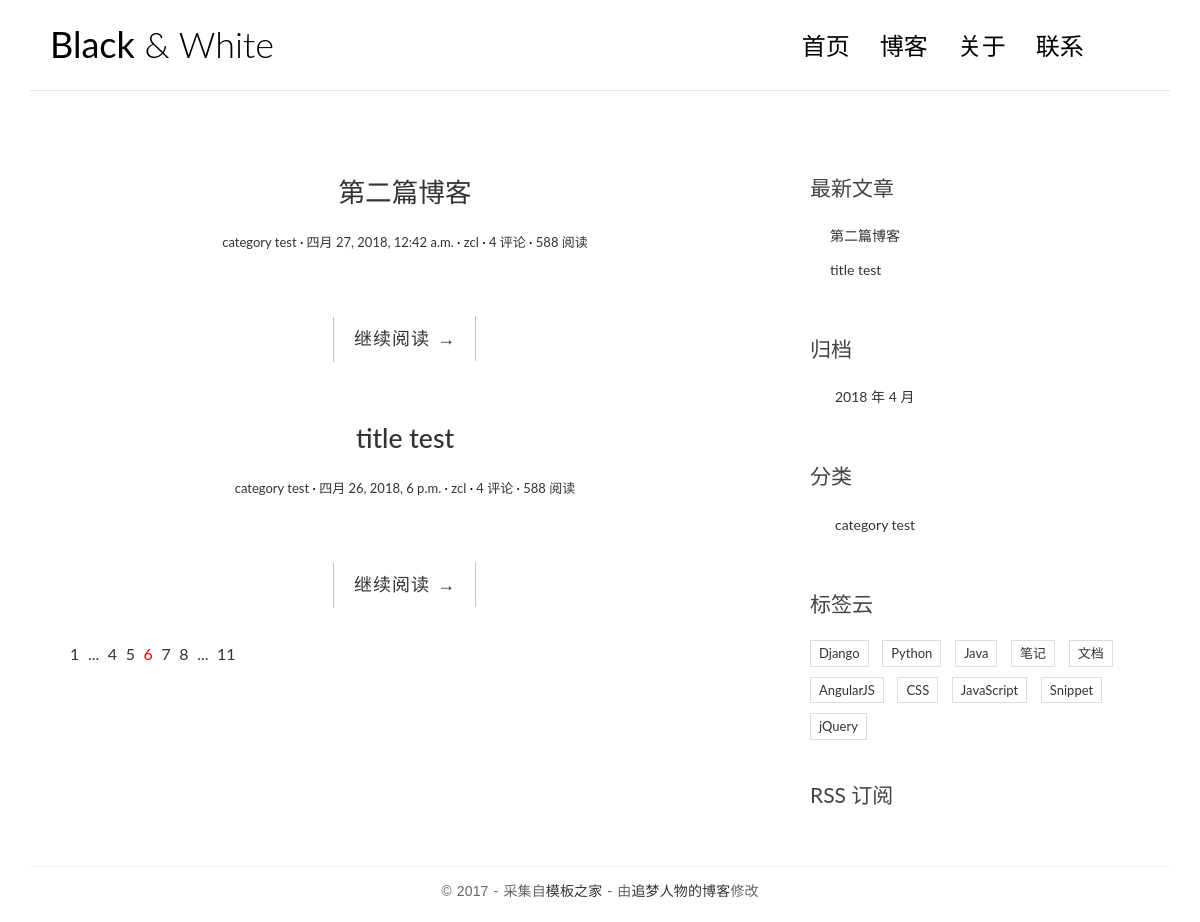
/, run on an earlier commit of the app's database.
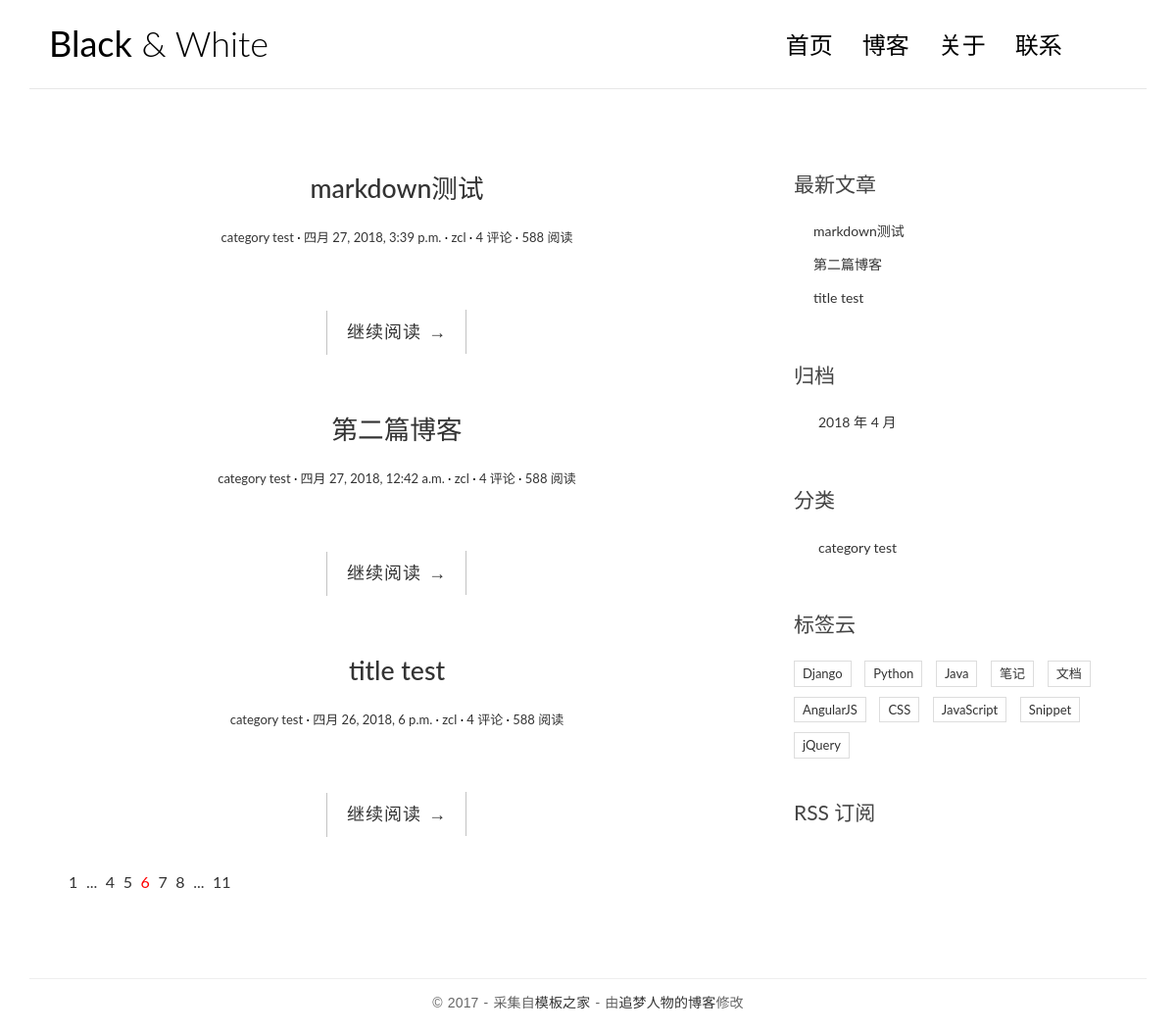
And on a later commit of the database.
### blog/models.py (models this page shows, shortened)
class Post(models.Model):
    title = models.CharField(max_length=70)
    body = models.TextField()
    created_time = models.DateTimeField()
    modified_time = models.DateTimeField()
    excerpt = models.CharField(max_length=200, blank=True)
    category = models.ForeignKey(Category)
    tags = models.ManyToManyField(Tag, blank=True)
    author = models.ForeignKey(User)
    def get_absolute_url(self):
        return reverse('blog:detail', kwargs={'pk': self.pk})

class Category(models.Model):  # 分类
    name = models.CharField(max_length=100)

### blog/views.py (the view)
# urls.py: url(r'^$', views.index, name='index'),
def index(request):
    post_list = Post.objects.all().order_by('-created_time')
    return render(request, 'blog/index.html', context={'post_list': post_list})

### blog/templatetags/blog_tags.py (called while the page is built)
@register.simple_tag
def get_recent_posts(num=5):
    return Post.objects.all().order_by('-created_time')[:num]

@register.simple_tag
def archives():
    return Post.objects.dates('created_time', 'month', order='DESC')

@register.simple_tag
def get_categories():
    return Category.objects.all()

### templates/blog/index.html (shortened to what this page needs)
{% extends 'base.html' %}
{% block main %}
    {% for post in post_list %}
        <article class="post post-{{ post.pk }}">
            <h1 class="entry-title">
                <a href="{{ post.get_absolute_url }}">{{ post.title }}</a>
            </h1>
            <div class="entry-meta">
                <span class="post-category"><a href="#">{{ post.category.name }}</a></span>
                <span class="post-date"><a href="#"><time class="entry-date"
                    datetime="{{ post.created_time }}">{{ post.created_time }}</time></a></span>
                <span class="post-author"><a href="#">{{ post.author }}</a></span>
                <span class="comments-link"><a href="#">4 评论</a></span>
                <span class="views-count"><a href="#">588 阅读</a></span>
            </div>
            <div class="entry-content clearfix">
              <div class="read-more cl-effect-14">
                <a href="{{ post.get_absolute_url }}" class="more-link">继续阅读 <span class="meta-nav">→</span></a>
              </div>
            </div>
        </article>
    {% empty %}
        <div class="no-post">暂时还没有发布的文章！</div>
    {% endfor %}
    <div class="pagination">
        <ul>
            <li><a href="">1</a></li>
            <li><a href="">...</a></li>
            <li><a href="">4</a></li>
            <li><a href="">5</a></li>
            <li class="current"><a href="">6</a></li>
            <li><a href="">7</a></li>
            <li><a href="">8</a></li>
            <li><a href="">...</a></li>
            <li><a href="">11</a></li>
        </ul>
    </div>
{% endblock main %}

### templates/base.html (shortened to what the changed rows need)
{% load staticfiles %}
{% load blog_tags %}
<!DOCTYPE html>
<html>
<head>
    <link rel="stylesheet" href="http://code.ionicframework.com/ionicons/2.0.1/css/ionicons.min.css">
    <link rel="stylesheet" href="{% static 'blog/css/bootstrap.min.css' %}">
    <link rel="stylesheet" href="{% static 'blog/css/pace.css' %}">
    <link rel="stylesheet" href="{% static 'blog/css/custom.css' %}">
    <link rel="stylesheet" href="{% static 'blog/css/highlights/github.css' %}">
</head>
<body>
<div class="container">
    <header id="site-header">
        <div class="row">
            <div class="col-md-4 col-sm-5 col-xs-8">
                <div class="logo">
                    <h1><a href="index.html"><b>Black</b> &amp; White</a></h1>
                </div>
            </div>
        </div>
    </header>
</div>
<div class="content-body">
    <div class="container">
        <div class="row">
            <main class="col-md-8">
                {% block main %}
                {% endblock main %}
            </main>
            <aside class="col-md-4">
                <div class="widget widget-recent-posts">
                        {% get_recent_posts as recent_post_list %}
                    <ul>
                        {% for post in recent_post_list %}
                            <li>
                              <a href="{{ post.get_absolute_url }}">{{ post.title }}</a>
                            </li>
                        {% empty %}
                            暂无文章！
                        {% endfor %}
                    </ul>
                </div>
                <div class="widget widget-archives">
                        {% archives as date_list %}
                    <ul>
                        {% for date in date_list %}
                            <li>
                                <a href="{% url 'blog:archives' date.year date.month %}">
                                    {{ date.year }} 年 {{ date.month }} 月
                                </a>
                            </li>
                        {% empty %}
                            暂无归档！
                        {% endfor %}
                    </ul>
                </div>
                <div class="widget widget-category">
                        {% get_categories as category_list %}
                    <ul>
                        {% for category in category_list %}
                            <li>
                                <a href="{% url 'blog:category' category.pk %}">{{ category.name }}</a>
                            </li>
                        {% empty %}
                            暂无分类！
                        {% endfor %}
                    </ul>
                </div>
            </aside>
        </div>
    </div>
</div>
</body>
</html>

What changed in the data, as far as the page shows it:
added Post: title "markdown测试", category.name "category test", created_time "四月 27, 2018, 3:39 p.m.", author "zcl"
